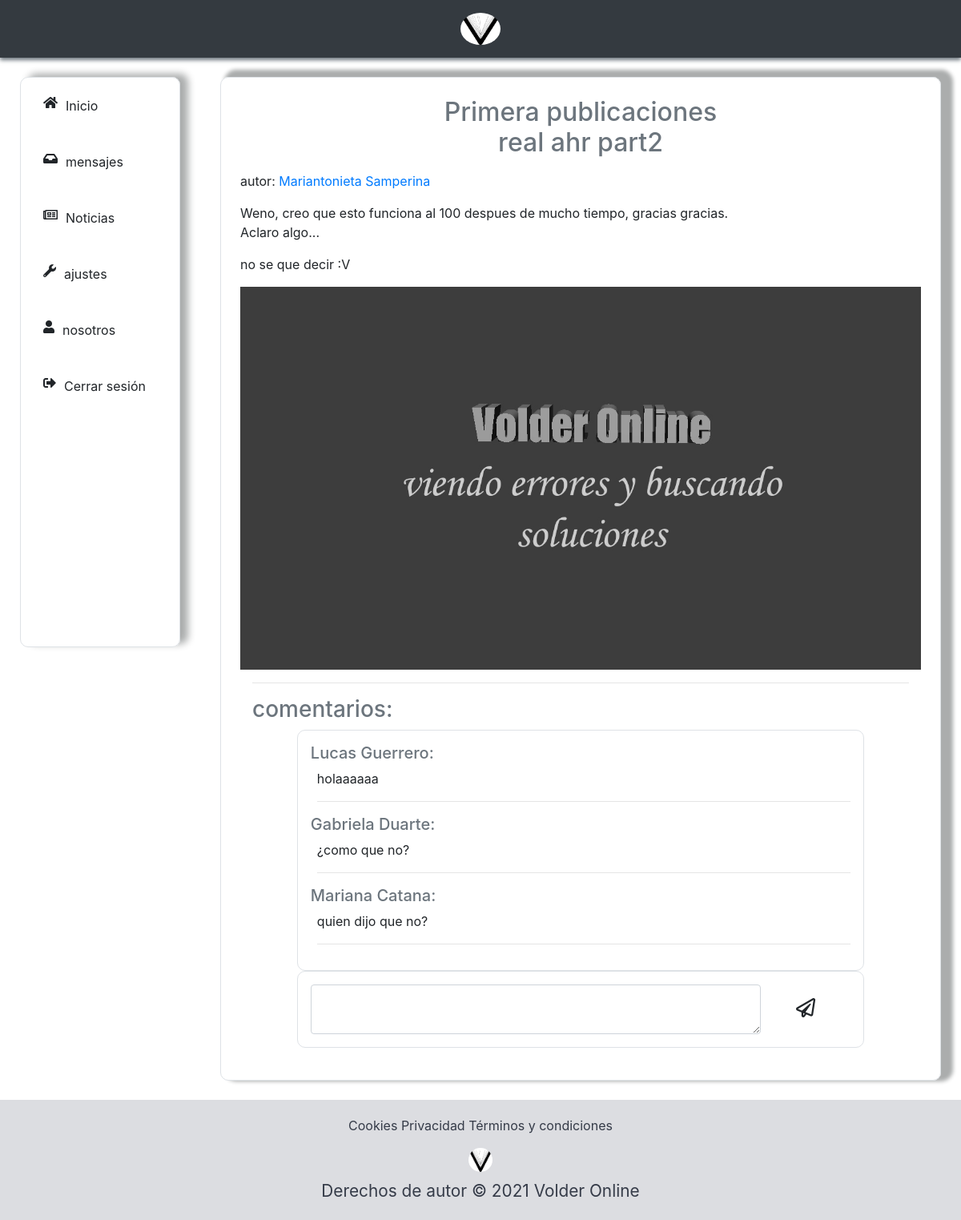
The app's page /noticias/secretario/30 with its own data.
### noticias/models.py (models this page shows, shortened)
class SecretarioNoticia(models.Model):
    user = models.ForeignKey(User, on_delete = models.CASCADE, null=True, blank=True)
    titulo = models.CharField(max_length=50)
    mensaje = models.TextField(max_length=1999)
    url = models.URLField(max_length=200, null=True, blank=True)
    imagen = models.ImageField(upload_to="noticias/secretario", null=True, blank=True)
    preceptor = models.BooleanField(default=None)
    profesor = models.BooleanField(default=None)
    estudiante = models.BooleanField(default=None)
    created = models.DateField(auto_now_add=True)
    class Meta():
        verbose_name = "Secretario Noticia"
        verbose_name_plural = "Secretario Noticias"
    def __str__(self):
        return self.titulo

class SecretarioNoticiaComentarios(models.Model):
    user = models.ForeignKey(User, on_delete = models.CASCADE, null=True, blank=True)
    mensaje = models.TextField(max_length=400)
    noticia= models.ForeignKey(SecretarioNoticia, on_delete = models.CASCADE, null=True, blank=True)
    class Meta():
        verbose_name = "Secretario Comenario"
        verbose_name_plural = "Secretarioes Comentarios"

### usuarios/models.py (models this page shows, shortened)
class Secretario(models.Model):
    user = models.OneToOneField(User, on_delete = models.CASCADE)
    nombre = models.CharField(max_length=50)
    apellido = models.CharField(max_length=50)
    foto =  models.ImageField(upload_to="fotos_de_perfil/secretario", null=True, blank=True)
    def __str__(self):
        nombre_y_apellido = self.nombre + " " + self.apellido
        return nombre_y_apellido

class Estudiante(models.Model):
    user = models.OneToOneField(User, on_delete = models.CASCADE)
    nombre = models.CharField(max_length=50)
    apellido = models.CharField(max_length=50)
    dni = models.IntegerField(unique=True)
    curso = models.ForeignKey(Cursoos, on_delete = models.CASCADE, null=True, blank=True)
    foto =  models.ImageField(upload_to="fotos_de_perfil/estudiante", null=True, blank=True)
    class Meta():
        ordering = ['apellido']
    def __str__(self):
        nombre_y_apellido = self.nombre + " " + self.apellido
        return nombre_y_apellido

class Profesor(models.Model):
    user = models.OneToOneField(User, on_delete = models.CASCADE)
    nombre = models.CharField(max_length=50)
    apellido = models.CharField(max_length=50)
    dni = models.IntegerField(unique=True)
    foto =  models.ImageField(upload_to="fotos_de_perfil/profesor", null=True, blank=True)
    class Meta():
        ordering = ['apellido']
    def __str__(self):
        nombre_y_apellido = self.nombre + " " + self.apellido
        return nombre_y_apellido

class Preceptor(models.Model):
    user = models.OneToOneField(User, on_delete = models.CASCADE)
    nombre = models.CharField(max_length=50)
    apellido = models.CharField(max_length=50)
    cursos = models.ManyToManyField(Cursoos, null=True, blank=True)
    dni = models.IntegerField(unique=True, null=True, blank=True)
    foto =  models.ImageField(upload_to="fotos_de_perfil/preceptor", null=True, blank=True)
    class Meta():
        ordering = ['apellido']
    def __str__(self):
        nombre_y_apellido = self.nombre + " " + self.apellido
        return nombre_y_apellido

### noticias/views.py (the view)
# urls.py: path('secretario/<int:id_noticia>', views.ver_noticia_secre, name="ver_noticia_secre"),
def ver_noticia_secre(request, id_noticia):
    user = request.user
    extend= comprobar_usar(user)
    noticia = SecretarioNoticia.objects.get(id = id_noticia)
    if request.method == "POST":
        comentario = request.POST["comentario"]
        guardar_comentario = SecretarioNoticiaComentarios(user=request.user, mensaje=comentario, noticia=noticia)
        guardar_comentario.save()
    comentarios = SecretarioNoticiaComentarios.objects.filter(noticia = noticia)
    cont = {
        "extend":extend,
        "noticia":noticia,
        "comentarios":comentarios,
    }
    return render (request, "noticias/noticias_y_comentarios.html", cont)

### noticias/views.py (called while the page is built)
def comprobar_usar(user):
    if hasattr(user, 'estudiante'):
        extend = "volder/base.html"
    elif hasattr(user, 'profesor'):
        extend = "profesor/base.html"
    elif hasattr(user, 'preceptor'):
        extend = "preceptor/base.html"
    else:
        extend = "secretario/base.html"
    return extend

### noticias/templates/noticias/noticias_y_comentarios.html (shortened to what this page needs)
{% extends extend %}
{% load static %}
{% block content %}
<div class="mid-contenido mid-contenido-animacion border col-12 col-md-9 mx-auto my-4 p-4">
    <div class="col col-md-6 mx-auto">
        <p class="h2 text-center text-muted">{{noticia}}</p>
    </div>
    <div class="publicacion my-3">
        <div class="cuerpo">
            <p> autor: <a href="#">{{noticia.user.profesor}}{{noticia.user.preceptor}}{{noticia.user.secretario}} </a></p>
            <p> {{noticia.mensaje|linebreaks}} </p>
        </div>
        <div class="imagen">
            {% if noticia.imagen %}
                <img src="{{noticia.imagen.url}}" alt="{{noticia}}">
            {% endif %}
        </div>
    </div>
    <div class="comentario my-3">
        <div class="titulo col">
            <hr>
            <p class="h3 text-muted ">comentarios:</p>
        </div>
        <div class="comentarios p-3 col col-md-10 mx-auto border">
            {% for comentario in comentarios %}
               <div class="comentario-persona">
                    <div class="comentario-persona-nombre">
                        <a href="{% url 'mensajes' comentario.user.id %}"><p class="h5 text-muted">{{comentario.user.estudiante}}{{comentario.user.profesor}}{{comentario.user.preceptor}}{{comentario.user.secretario}}:</p></a>
                    </div>
                    <div class="comentario-persona-mensaje ml-2">
                        <p>  {{comentario.mensaje}} </p> <hr>
                    </div>
                </div>
            {% endfor %}
        </div>
        <div class="nuevo-comentario p-3 col col-md-10 mx-auto border">
            <form action="" method="POST">{% csrf_token %}
                <div class="row">
                    <textarea name="comentario" rows="2" maxlength="400" class="form-control col-10 mx-left" required></textarea>
                    <button class="btn mx-auto"><i class="enviar far fa-paper-plane"></i></button>
                </div>
            </form>
        </div>
    </div>
</div>
{% endblock %}

### volder_app/static/css/secretario/main.css (style rules this page uses)
.row { margin: 0px !important; padding: 0px !important; }
.border { border-radius: 10px; }
.mid-contenido { box-shadow: 10px -4px 5px 5px rgb(171, 173, 173); }

### volder_app/static/css/header_footer.css (style rules this page uses)
:root { --blue: #007bff; --indigo: #6610f2; --purple: #6f42c1; --pink: #e83e8c; --red: #dc3545; --orange: #fd7e14; --yellow: #ffc107; --green: #28a745; --teal: #20c997; --cyan: #17a2b8; --white: #fff; --gray: #6c757d; --primary: #007bff; --secondary: #6c757d; --success: #28a745; --info: #17a2b8; --warning: #ffc107; --danger: #DC3544; --light: #f8f9fa; --dark: #343a40; }

### volder_app/templates/volder/carga.html (style rules this page uses)
*, *::after,*::before { margin: 0; padding: 0; -webkit-box-sezing: border-box; -moz-box-sezing: border-box; box-sezing: border-box; }

### noticias/templates/noticias/noticias_y_comentarios.html (style rules this page uses)
img { width: 100%; }
.enviar { font-size: 1.5rem; }

### records on screen
SecretarioNoticia: titulo "Primera publicaciones real ahr part2", user.secretario "Mariantonieta Samperina", mensaje "Weno, creo que esto funciona al 100 despues de mucho tiempo, gracias gracias. Aclaro algo... no se que decir :V", imagen (picture)
SecretarioNoticiaComentarios: user.estudiante "Lucas Guerrero", mensaje "holaaaaaa"
SecretarioNoticiaComentarios: user.profesor "Gabriela Duarte", mensaje "¿como que no?"
SecretarioNoticiaComentarios: user.preceptor "Mariana Catana", mensaje "quien dijo que no?"
